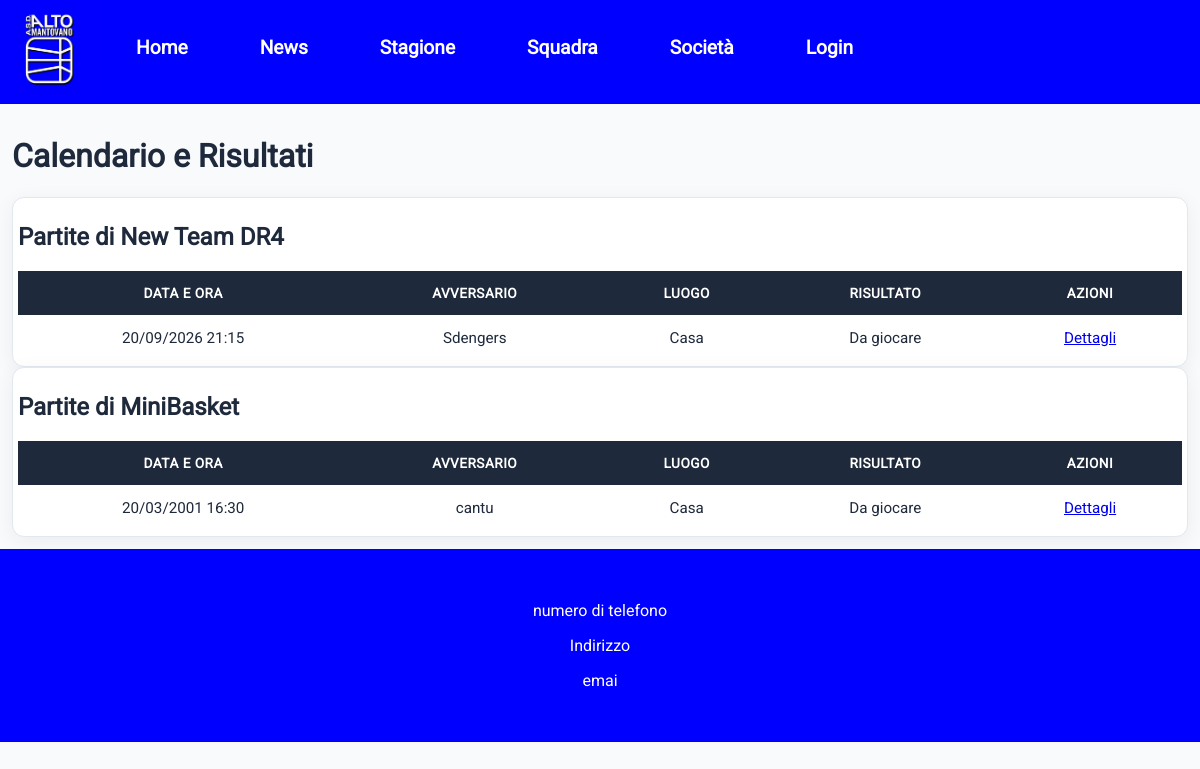
/teams/partite/, run on an earlier commit of the app's database.
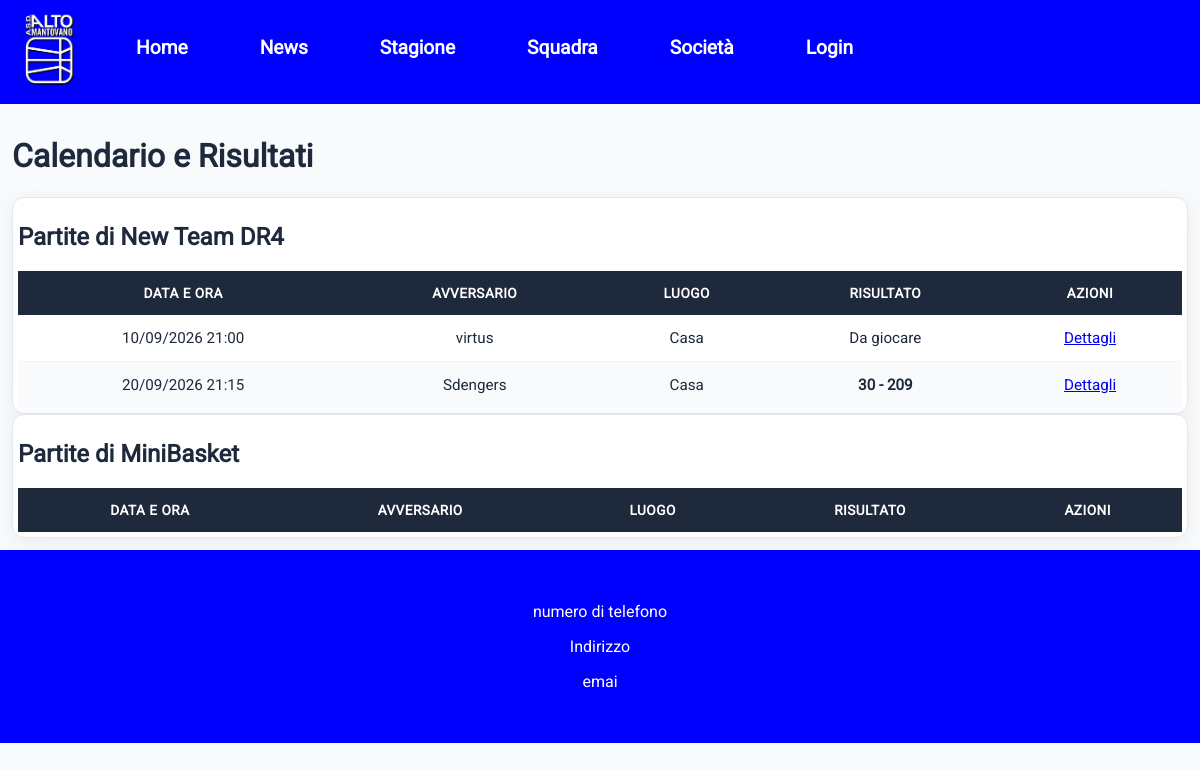
And on a later commit of the database.
### teams/models.py (models this page shows, shortened)
class Squadre(models.Model):
    nome = models.CharField(max_length=50)
    categoria = models.CharField(max_length=50)
    allenatori = models.ManyToManyField(
        settings.AUTH_USER_MODEL,
        limit_choices_to={'ruolo':'allenatori'},
        blank=True,
        related_name='squadre'
    )

class Matches(models.Model):
    LOCATION_CHOICES = (
        ('HOME', 'Casa'),
        ('AWAY', 'Trasferta'),
    )
    team = models.ForeignKey(Squadre, related_name='matches',on_delete=models.CASCADE)
    avversari = models.CharField( max_length=50)
    giornoPartita = models.DateTimeField(auto_now=False, auto_now_add=False)
    giocata = models.BooleanField(default=False)
    location_type=models.CharField(choices=LOCATION_CHOICES, max_length=4)
    indirizzo = models.CharField(max_length=100)
    puntiFatti = models.PositiveIntegerField(null=True,blank=True)
    puntiSubiti = models.PositiveIntegerField(null=True,blank=True)
    players_stats = models.ManyToManyField(
        settings.AUTH_USER_MODEL,
        through='PlayerMatchStats',
        related_name='match_performances'
    )
    class Meta:
        ordering = ['giornoPartita']
        verbose_name_plural = "Matches"

### teams/views.py (the view)
# urls.py: path('partite/',MatchListView.as_view(),name='partite'),
class MatchListView(ListView):
    model=Matches
    template_name='teams/match_list.html'
    paginate_by = 10
    def get_context_data(self, **kwargs):
        context = super().get_context_data(**kwargs)
        context['squadre'] = Squadre.objects.all()
        context['matches'] = Matches.objects.all()
        return context

### teams/templates/teams/match_list.html
{% extends "template.html" %}
{% block content%}
    <h1>Calendario e Risultati</h1>
    {% for squadra in squadre %}
    <div class="table-container">
      <h2>Partite di {{ squadra.nome }}</h2>
      <table class="custom-table">
        <thead class="table-dark">
          <tr>
            <th>Data e Ora</th>
            <th>Avversario</th>
            <th>Luogo</th>
            <th>Risultato</th>
            <th>Azioni</th>
          </tr>
        </thead>
        <tbody>
          {% for match in matches %}
            {% if match.team.nome == squadra.nome %}
            <tr>
              <td>{{ match.giornoPartita|date:"d/m/Y H:i" }}</td>
              <td>{{ match.avversari }}</td>
              <td>{{ match.get_location_type_display }}</td>
              <td>
                {% if match.giocata %}
                  <strong>{{ match.puntiFatti }} - {{ match.puntiSubiti }}</strong>
                {% else %}
                  <span class="badge bg-warning text-dark">Da giocare</span>
                {% endif %}
              </td>
              <td>
                <a href="{% url "statsPartita" match.id %}" class="btn btn-sm btn-outline-primary">Dettagli</a>
              </td>
            </tr>
            {% endif %}
          {% empty %}
            <tr>
              <td colspan="6" class="text-center">Nessuna partita in programma al momento.</td>
            </tr>
          {% endfor %}
        </tbody>
      </table>
      </div>
    {% endfor %}
  </div>
{% endblock %}

What changed in the data, as far as the page shows it:
removed Matches: giornoPartita "20/03/2001 16:30", avversari "cantu", location_type "Casa", giocata "Da giocare", shown under Squadre "MiniBasket"
added Matches: giornoPartita "10/09/2026 21:00", avversari "virtus", location_type "Casa", giocata "Da giocare", shown under Squadre "New Team DR4"
changed Matches "Sdengers": puntiFatti (not shown) → "30"; puntiSubiti (not shown) → "209"; giocata "Da giocare" → "-"
